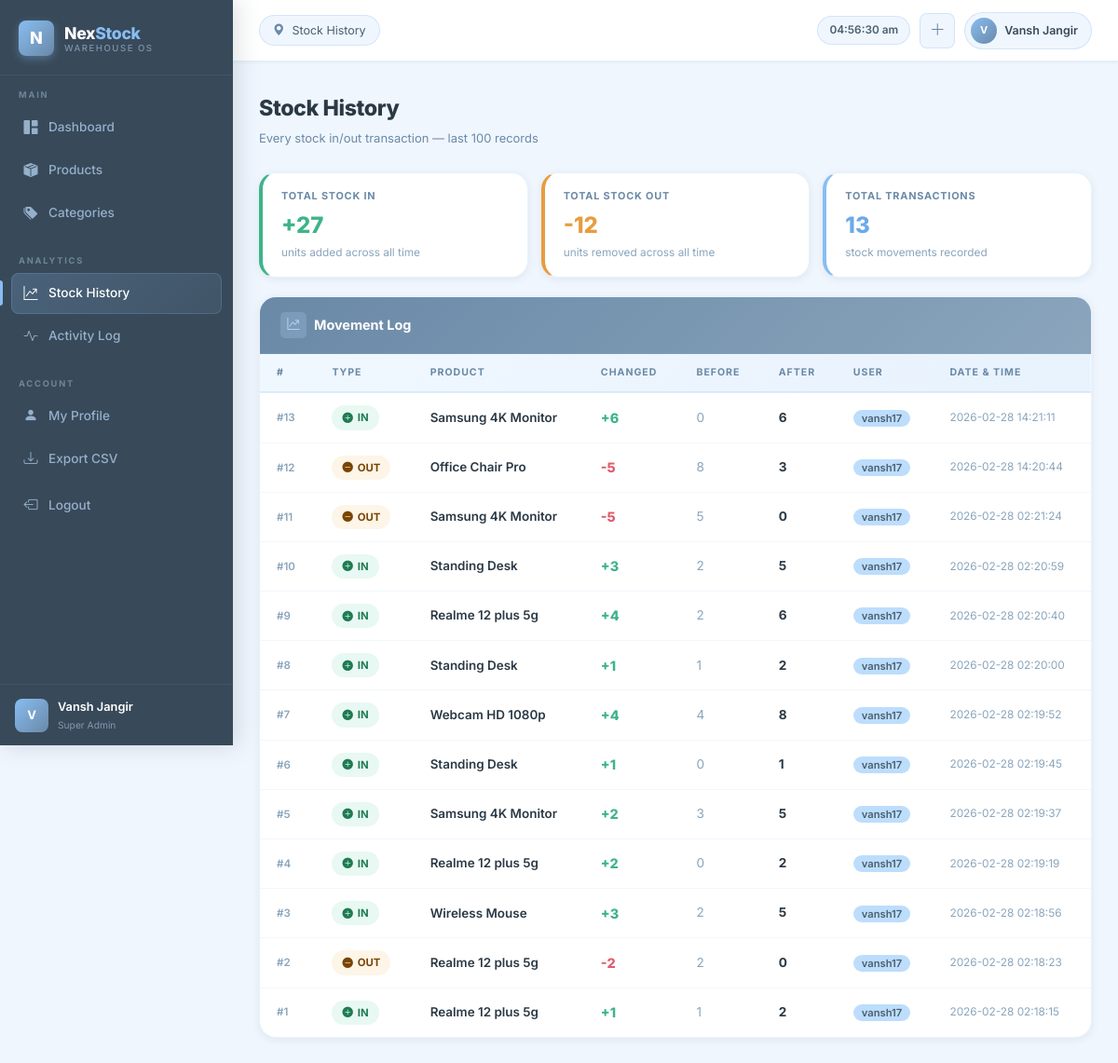
Screenshot of /stock_history (signed in) with the database file from the repository.
### tables this page shows
CREATE TABLE stock_history (
        id INTEGER PRIMARY KEY AUTOINCREMENT,
        product_id INTEGER NOT NULL,
        product_name TEXT NOT NULL,
        action_type TEXT NOT NULL,
        quantity_changed INTEGER NOT NULL,
        quantity_before INTEGER NOT NULL,
        quantity_after INTEGER NOT NULL,
        user TEXT NOT NULL,
        timestamp TEXT NOT NULL
    );

### app.py (the view)
@app.route('/stock_history')
def stock_history():
    if 'user' not in session:
        return redirect(url_for('login'))
    conn = get_db()
    history = conn.execute("SELECT * FROM stock_history ORDER BY id DESC LIMIT 100").fetchall()
    conn.close()
    return render_template('stock_history.html', history=history)

### app.py (called while the page is built)
def get_db():
    conn = sqlite3.connect(DATABASE)
    conn.row_factory = sqlite3.Row
    return conn

### templates/stock_history.html (shortened to what this page needs)
{% extends 'base.html' %}
{% block page_title %}Stock History{% endblock %}
{% block content %}
<div class="pg-head">
    <div>
        <div class="pg-head-title">Stock History</div>
        <div class="pg-head-sub">Every stock in/out transaction — last 100 records</div>
    </div>
</div>
<div style="display:grid;grid-template-columns:repeat(3,1fr);gap:14px;margin-bottom:20px;">
    <div class="ns-panel" style="padding:16px 20px;border-left:4px solid var(--success);">
        <div style="font-size:.68rem;font-weight:700;text-transform:uppercase;letter-spacing:.8px;color:var(--steel);margin-bottom:4px;">Total Stock In</div>
        <div style="font-size:1.5rem;font-weight:800;color:var(--success);">
            +{% set total_in = namespace(v=0) %}{% for h in history %}{% if h.action_type=='IN' %}{% set total_in.v = total_in.v + h.quantity_changed %}{% endif %}{% endfor %}{{ total_in.v }}
        </div>
        <div style="font-size:.74rem;color:var(--steel-light);">units added across all time</div>
    </div>
    <div class="ns-panel" style="padding:16px 20px;border-left:4px solid var(--warning);">
        <div style="font-size:.68rem;font-weight:700;text-transform:uppercase;letter-spacing:.8px;color:var(--steel);margin-bottom:4px;">Total Stock Out</div>
        <div style="font-size:1.5rem;font-weight:800;color:var(--warning);">
            -{% set total_out = namespace(v=0) %}{% for h in history %}{% if h.action_type=='OUT' %}{% set total_out.v = total_out.v + h.quantity_changed %}{% endif %}{% endfor %}{{ total_out.v }}
        </div>
        <div style="font-size:.74rem;color:var(--steel-light);">units removed across all time</div>
    </div>
    <div class="ns-panel" style="padding:16px 20px;border-left:4px solid var(--sky-med);">
        <div style="font-size:.68rem;font-weight:700;text-transform:uppercase;letter-spacing:.8px;color:var(--steel);margin-bottom:4px;">Total Transactions</div>
        <div style="font-size:1.5rem;font-weight:800;color:var(--sky-med-dark);">{{ history|length }}</div>
        <div style="font-size:.74rem;color:var(--steel-light);">stock movements recorded</div>
    </div>
</div>
<div class="ns-panel panel-steel">
    <div class="ns-panel-head">
        <h6>
            <div class="head-icon"><i class="bi bi-graph-up-arrow"></i></div>
            Movement Log
        </h6>
    </div>
    <div class="ns-table-wrap">
        <table class="ns-table">
            <thead>
                <tr>
                    <th>#</th><th>Type</th><th>Product</th>
                    <th>Changed</th><th>Before</th><th>After</th>
                    <th>User</th><th>Date & Time</th>
                </tr>
            </thead>
            <tbody>
                {% for h in history %}
                <tr>
                    <td style="color:var(--steel-light);font-size:.72rem;font-weight:600;">#{{ h.id }}</td>
                    <td>
                        {% if h.action_type=='IN' %}
                        <span class="st-badge st-ok"><i class="bi bi-plus-circle-fill"></i> IN</span>
                        {% else %}
                        <span class="st-badge st-low"><i class="bi bi-dash-circle-fill"></i> OUT</span>
                        {% endif %}
                    </td>
                    <td style="font-weight:600;color:var(--navy-dark);">{{ h.product_name }}</td>
                    <td>
                        {% if h.action_type=='IN' %}
                        <span style="color:var(--success);font-weight:800;font-size:.9rem;">+{{ h.quantity_changed }}</span>
                        {% else %}
                        <span style="color:var(--danger);font-weight:800;font-size:.9rem;">-{{ h.quantity_changed }}</span>
                        {% endif %}
                    </td>
                    <td style="color:var(--steel-light);font-size:.85rem;">{{ h.quantity_before }}</td>
                    <td style="font-weight:700;font-size:.85rem;color:var(--navy-dark);">{{ h.quantity_after }}</td>
                    <td><span class="user-chip">{{ h.user }}</span></td>
                    <td style="font-size:.74rem;color:var(--steel-light);white-space:nowrap;">{{ h.timestamp }}</td>
                </tr>
                {% endfor %}
            </tbody>
        </table>
    </div>
</div>
{% endblock %}

### static/css/style.css (style rules this page uses)
:root { --steel: #6A89A7; --steel-dark: #557a96; --steel-light: #8aa5bc; --sky-light: #BDDDFC; --sky-light-2: #d4eafd; --sky-med: #88BDF2; --sky-med-dark: #6aaae8; --navy: #384959; --navy-dark: #2b3945; --navy-light: #4a5f70; --success: #3eb489; --success-bg: #e8f8f2; --danger: #e05c6e; --danger-bg: #fdf0f2; --warning: #e89c3e; --warning-bg: #fdf5e8; --white: #ffffff; --bg-main: #f0f6fe; --bg-card: #ffffff; --bg-sidebar: #384959; --sidebar-w: 250px; --topbar-h: 66px; --r-xs: 5px; --r-sm: 8px; --r: 12px; --r-lg: 18px; --r-xl: 24px; --shadow-xs: 0 1px 3px rgba(56,73,89,0.07); --shadow-sm: 0 2px 8px rgba(56,73,89,0.09); --shadow: 0 4px 20px rgba(56,73,89,0.11); --shadow-md: 0 8px 32px rgba(56,73,89,0.14); --shadow-lg: 0 20px 60px rgba(56,73,89,0.18); --t: all 0.22s ease; --font: 'Inter', sans-serif; }
*, *::before, *::after { box-sizing: border-box; margin:0; padding:0; }
html { scroll-behavior: smooth; }
body { font-family: var(--font); background: var(--bg-main); color: var(--navy); font-size: 14px; line-height: 1.6; min-height: 100vh; -webkit-font-smoothing: antialiased; }
.pg-head { display: flex; align-items: flex-start; justify-content: space-between; flex-wrap: wrap; gap: 12px; margin-bottom: 26px; }
.pg-head-title { font-size: 1.45rem; font-weight: 800; color: var(--navy-dark); letter-spacing: -0.4px; }
.pg-head-sub { font-size: 0.81rem; color: var(--steel); margin-top: 3px; }
.ns-panel { background: var(--white); border-radius: var(--r-lg); border: 1px solid rgba(136,189,242,0.2); box-shadow: var(--shadow-sm); overflow: hidden; }
.ns-panel-head { display: flex; align-items: center; justify-content: space-between; padding: 16px 22px; border-bottom: 1px solid rgba(136,189,242,0.18); }
.ns-panel-head h6 { font-size: 0.9rem; font-weight: 700; color: var(--navy-dark); margin: 0; display: flex; align-items: center; gap: 8px; }
.ns-panel-head h6 .head-icon { width: 28px; height: 28px; border-radius: var(--r-xs); display: flex; align-items: center; justify-content: center; font-size: 13px; }
.ns-panel.panel-steel > .ns-panel-head { background: linear-gradient(135deg, var(--steel), var(--steel-light)); }
.ns-panel.panel-steel > .ns-panel-head h6 { color: white; }
.ns-panel.panel-steel .head-icon { background: rgba(189,221,252,0.2); color: var(--sky-light); }
.ns-table-wrap { overflow-x: auto; }
.ns-table { width: 100%; border-collapse: collapse; font-size: 0.84rem; }
.ns-table thead { background: linear-gradient(135deg, #f0f8ff, #e8f2fd); }
.ns-table thead th { padding: 12px 18px; font-size: 0.66rem; font-weight: 700; text-transform: uppercase; letter-spacing: 1px; color: var(--steel); border-bottom: 2px solid rgba(136,189,242,0.25); white-space: nowrap; }
.ns-table tbody tr { border-bottom: 1px solid rgba(136,189,242,0.12); transition: background 0.15s; }
.ns-table tbody tr:last-child { border-bottom: none; }
.ns-table td { padding: 13px 18px; vertical-align: middle; }
.st-badge { display: inline-flex; align-items: center; gap: 5px; padding: 4px 11px; border-radius: 20px; font-size: 0.71rem; font-weight: 700; white-space: nowrap; }
.st-ok { background: var(--success-bg); color: #1e7a52; }
.st-low { background: var(--warning-bg); color: #7a4400; }
.user-chip { background: var(--sky-light); color: var(--navy-light); border-radius: 20px; padding: 2px 9px; font-size: 0.7rem; font-weight: 600; }

### rows the page displays
stock_history: id "13", action_type "IN" (drawn), product_name "Samsung 4K Monitor", quantity_changed "6", quantity_before "0", quantity_after "6", user "vansh17", timestamp "2026-02-28 14:21:11"
stock_history: id "12", action_type "OUT" (drawn), product_name "Office Chair Pro", quantity_changed "5", quantity_before "8", quantity_after "3", user "vansh17", timestamp "2026-02-28 14:20:44"
stock_history: id "11", action_type "OUT" (drawn), product_name "Samsung 4K Monitor", quantity_changed "5", quantity_before "5", quantity_after "0", user "vansh17", timestamp "2026-02-28 02:21:24"
stock_history: id "10", action_type "IN" (drawn), product_name "Standing Desk", quantity_changed "3", quantity_before "2", quantity_after "5", user "vansh17", timestamp "2026-02-28 02:20:59"
stock_history: id "9", action_type "IN" (drawn), product_name "Realme 12 plus 5g", quantity_changed "4", quantity_before "2", quantity_after "6", user "vansh17", timestamp "2026-02-28 02:20:40"
stock_history: id "8", action_type "IN" (drawn), product_name "Standing Desk", quantity_changed "1", quantity_before "1", quantity_after "2", user "vansh17", timestamp "2026-02-28 02:20:00"
stock_history: id "7", action_type "IN" (drawn), product_name "Webcam HD 1080p", quantity_changed "4", quantity_before "4", quantity_after "8", user "vansh17", timestamp "2026-02-28 02:19:52"
stock_history: id "6", action_type "IN" (drawn), product_name "Standing Desk", quantity_changed "1", quantity_before "0", quantity_after "1", user "vansh17", timestamp "2026-02-28 02:19:45"
stock_history: id "5", action_type "IN" (drawn), product_name "Samsung 4K Monitor", quantity_changed "2", quantity_before "3", quantity_after "5", user "vansh17", timestamp "2026-02-28 02:19:37"
stock_history: id "4", action_type "IN" (drawn), product_name "Realme 12 plus 5g", quantity_changed "2", quantity_before "0", quantity_after "2", user "vansh17", timestamp "2026-02-28 02:19:19"
stock_history: id "3", action_type "IN" (drawn), product_name "Wireless Mouse", quantity_changed "3", quantity_before "2", quantity_after "5", user "vansh17", timestamp "2026-02-28 02:18:56"
stock_history: id "2", action_type "OUT" (drawn), product_name "Realme 12 plus 5g", quantity_changed "2", quantity_before "2", quantity_after "0", user "vansh17", timestamp "2026-02-28 02:18:23"
stock_history: id "1", action_type "IN" (drawn), product_name "Realme 12 plus 5g", quantity_changed "1", quantity_before "1", quantity_after "2", user "vansh17", timestamp "2026-02-28 02:18:15"

### other values shown
{{ (session.full_name or session.user or 'U')[0].upper() }} "V"
{{ session.full_name or session.user }} "Vansh Jangir"
{{ session.role or 'Admin' }} "Super Admin"
{{ total_in.v }} "27"
{{ total_out.v }} "12"
{{ history|length }} "13"
